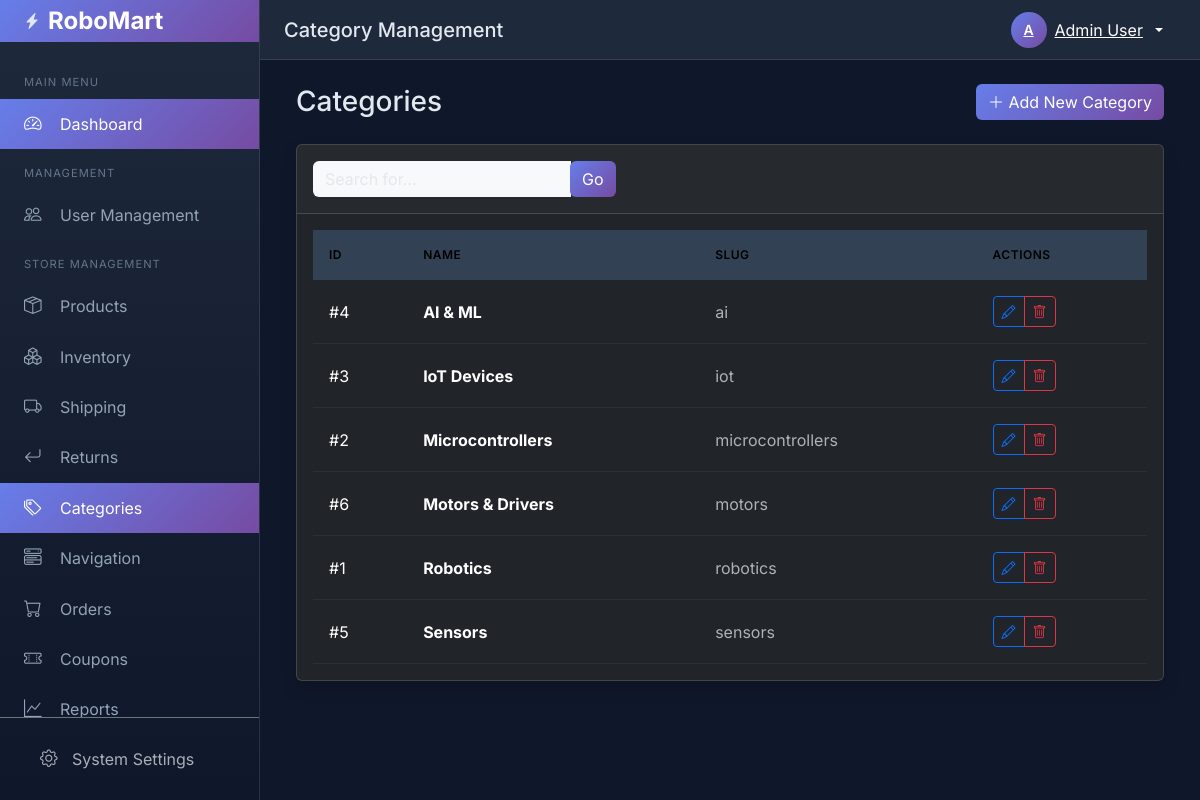
Screenshot of /backend/categories/index.php (signed in) with the database file from the repository.
### tables this page shows
CREATE TABLE IF NOT EXISTS categories (
    id INT AUTO_INCREMENT PRIMARY KEY,
    name VARCHAR(100) NOT NULL,
    slug VARCHAR(100) NOT NULL UNIQUE,
    description TEXT,
    show_in_nav TINYINT(1) DEFAULT 1,
    nav_order INT DEFAULT 0,
    created_at TIMESTAMP DEFAULT CURRENT_TIMESTAMP
);

### backend/categories/index.php (the view, shortened to what this page needs)
<?php
include '../includes/header.php';
include '../includes/sidebar.php';
$search = isset($_GET['search']) ? trim($_GET['search']) : '';
if ($search) {
    $stmt = $pdo->prepare("SELECT * FROM categories WHERE name LIKE ? ORDER BY name ASC");
    $stmt->execute(["%$search%"]);
} else {
    $stmt = $pdo->query("SELECT * FROM categories ORDER BY name ASC");
}
$categories = $stmt->fetchAll();
?>
<div class="container-fluid">
    <div class="d-flex justify-content-between align-items-center mb-4">
        <h2 class="h3 mb-0 text-gray-800">Categories</h2>
        <a href="add.php" class="btn btn-primary">
            <i class="bi bi-plus-lg"></i> Add New Category
        </a>
    </div>
    <div class="card shadow mb-4">
        <div class="card-header py-3">
            <form class="d-none d-sm-inline-block form-inline mr-auto ml-md-3 my-2 my-md-0 mw-100 navbar-search">
                <div class="input-group">
                    <input type="text" name="search" class="form-control bg-light border-0 small" placeholder="Search for..." value="<?php echo htmlspecialchars($search); ?>">
                    <div class="input-group-append">
                        <button class="btn btn-primary" type="submit">
                            <i class="fas fa-search fa-sm"></i> Go
                        </button>
                    </div>
                </div>
            </form>
        </div>
        <div class="card-body">
            <div class="table-responsive">
                <table class="table table-hover align-middle">
                    <thead class="table-light">
                        <tr>
                            <th>ID</th>
                            <th>Name</th>
                            <th>Slug</th>
                            <th>Actions</th>
                        </tr>
                    </thead>
                    <tbody>
                        <?php if (empty($categories)): ?>
                            <tr><td colspan="4" class="text-center py-4">No categories found.</td></tr>
                        <?php else: ?>
                            <?php foreach ($categories as $cat): ?>
                            <tr>
                                <td>#<?php echo $cat['id']; ?></td>
                                <td class="fw-bold"><?php echo htmlspecialchars($cat['name']); ?></td>
                                <td class="text-muted"><?php echo htmlspecialchars($cat['slug']); ?></td>
                                <td>
                                    <div class="btn-group btn-group-sm">
                                        <a href="edit.php?id=<?php echo $cat['id']; ?>" class="btn btn-outline-primary" title="Edit">
                                            <i class="bi bi-pencil"></i>
                                        </a>
                                        <button type="button" class="btn btn-outline-danger" data-bs-toggle="modal" data-bs-target="#deleteModal<?php echo $cat['id']; ?>" title="Delete">
                                            <i class="bi bi-trash"></i>
                                        </button>
                                    </div>
                                </td>
                            </tr>
                            <?php endforeach; ?>
                        <?php endif; ?>
                    </tbody>
                </table>
            </div>
        </div>
    </div>
</div>
<?php include '../includes/footer.php'; ?>

### backend/includes/header.php (style rules this page uses)
:root { --sidebar-width: 260px; --header-height: 60px; --primary-gradient: linear-gradient(135deg, #667eea 0%, #764ba2 100%); }
body { font-family: 'Inter', sans-serif; background-color: #0f172a; color: #e2e8f0; }
.table { margin: 0; color: #e2e8f0; }
.table thead th { background: #334155; border-bottom: none; padding: 1rem; font-weight: 600; text-transform: uppercase; font-size: 0.75rem; letter-spacing: 0.5px; }
.table tbody td { padding: 1rem; border-color: rgba(255,255,255,0.05); vertical-align: middle; }
.btn-primary { background: var(--primary-gradient); border: none; }
.form-control, .form-select { background: #1e293b; border: 1px solid rgba(255,255,255,0.1); color: #e2e8f0; }

### rows the page displays
categories: id "4", name "AI & ML", slug "ai"
categories: id "3", name "IoT Devices", slug "iot"
categories: id "2", name "Microcontrollers", slug "microcontrollers"
categories: id "6", name "Motors & Drivers", slug "motors"
categories: id "1", name "Robotics", slug "robotics"
categories: id "5", name "Sensors", slug "sensors"

### other values shown
$page_title "Category Management"
substr($_SESSION['full_name'], 0, 1) "A"
$_SESSION['full_name'] "Admin User"
